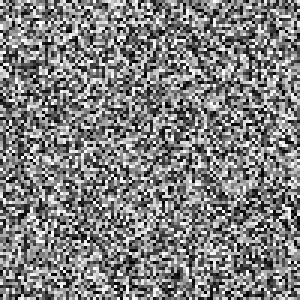
%> input picture Basic Operations/penguin.jpg, 100 x 100 px (shown 3 times larger)
$ octave lowresolution.m   (GNU Octave 9; MATLAB toolbox functions it lacks are replaced by stand-ins)
%> lines starting %> are read from the running program, lines starting %| are printed output that depends on the picture
A = imread('penguin.jpg');
%> A is the input picture: size 100x100 uint8; min 0, max 255, mean 127.4
A1 = imresize((imresize(A,1/2)),2);
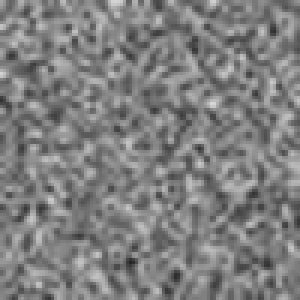
%> A1: size 100x100 uint8 (shown 3 times larger); min 37, max 215, mean 127.3
imshow(A)
A = imread('penguin.jpg');
A2 = imresize((imresize(A,1/4)),4);
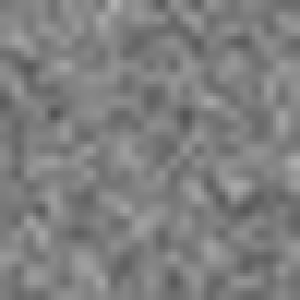
%> A2: size 100x100 uint8 (shown 3 times larger); min 83, max 179, mean 127.4
imshow(A2)
